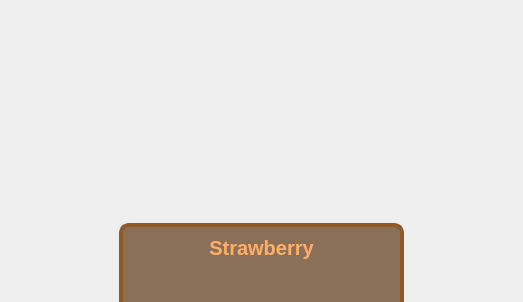
<?xml version="1.0" encoding="UTF-8"?>
<ui version="4.0">
 <class>VisualizationOverlay</class>
 <widget class="QWidget" name="VisualizationOverlay">
  <property name="geometry">
   <rect>
    <x>0</x>
    <y>0</y>
    <width>523</width>
    <height>302</height>
   </rect>
  </property>
  <property name="windowTitle">
   <string>Form</string>
  </property>
  <property name="styleSheet">
   <string notr="true">VisualizationOverlay {
  background-color: transparent;
}

#frame {
  background-color: rgba(96, 59, 25, 70%);
  border-top-left-radius: 10px;
  border-top-right-radius: 10px;
  border-color: rgba(145, 89, 38, 100%);
  border-width: 4px 4px 0px 4px;
  border-style: solid;
}

#song_title {
  font-weight: bold;
  font-size: 20px;
  color: #feae65;
}

QToolButton {
  background: transparent;
  border: none;
}</string>
  </property>
  <layout class="QVBoxLayout" name="verticalLayout_2">
   <property name="margin">
    <number>0</number>
   </property>
   <item>
    <spacer name="verticalSpacer">
     <property name="orientation">
      <enum>Qt::Vertical</enum>
     </property>
     <property name="sizeHint" stdset="0">
      <size>
       <width>20</width>
       <height>210</height>
      </size>
     </property>
    </spacer>
   </item>
   <item>
    <layout class="QHBoxLayout" name="horizontalLayout_3">
     <item>
      <spacer name="horizontalSpacer">
       <property name="orientation">
        <enum>Qt::Horizontal</enum>
       </property>
       <property name="sizeHint" stdset="0">
        <size>
         <width>40</width>
         <height>20</height>
        </size>
       </property>
      </spacer>
     </item>
     <item>
      <widget class="QFrame" name="frame">
       <property name="frameShape">
        <enum>QFrame::StyledPanel</enum>
       </property>
       <property name="frameShadow">
        <enum>QFrame::Raised</enum>
       </property>
       <layout class="QVBoxLayout" name="verticalLayout">
        <item>
         <widget class="QLabel" name="song_title">
          <property name="text">
           <string>Strawberry</string>
          </property>
          <property name="alignment">
           <set>Qt::AlignCenter</set>
          </property>
         </widget>
        </item>
        <item>
         <layout class="QHBoxLayout" name="horizontalLayout_2">
          <item>
           <spacer name="horizontalSpacer_5">
            <property name="orientation">
             <enum>Qt::Horizontal</enum>
            </property>
            <property name="sizeType">
             <enum>QSizePolicy::Preferred</enum>
            </property>
            <property name="sizeHint" stdset="0">
             <size>
              <width>40</width>
              <height>20</height>
             </size>
            </property>
           </spacer>
          </item>
          <item>
           <widget class="QWidget" name="widget" native="true">
            <property name="sizePolicy">
             <sizepolicy hsizetype="Maximum" vsizetype="Preferred">
              <horstretch>0</horstretch>
              <verstretch>0</verstretch>
             </sizepolicy>
            </property>
            <layout class="QHBoxLayout" name="horizontalLayout">
             <property name="margin">
              <number>0</number>
             </property>
             <item>
              <widget class="QToolButton" name="previous">
               <property name="iconSize">
                <size>
                 <width>24</width>
                 <height>24</height>
                </size>
               </property>
              </widget>
             </item>
             <item>
              <widget class="QToolButton" name="play_pause">
               <property name="iconSize">
                <size>
                 <width>24</width>
                 <height>24</height>
                </size>
               </property>
              </widget>
             </item>
             <item>
              <widget class="QToolButton" name="stop">
               <property name="iconSize">
                <size>
                 <width>24</width>
                 <height>24</height>
                </size>
               </property>
              </widget>
             </item>
             <item>
              <widget class="QToolButton" name="next">
               <property name="iconSize">
                <size>
                 <width>24</width>
                 <height>24</height>
                </size>
               </property>
              </widget>
             </item>
             <item>
              <spacer name="horizontalSpacer_3">
               <property name="orientation">
                <enum>Qt::Horizontal</enum>
               </property>
               <property name="sizeType">
                <enum>QSizePolicy::Fixed</enum>
               </property>
               <property name="sizeHint" stdset="0">
                <size>
                 <width>20</width>
                 <height>13</height>
                </size>
               </property>
              </spacer>
             </item>
             <item>
              <widget class="QToolButton" name="settings">
               <property name="toolTip">
                <string>Visualizations Settings</string>
               </property>
               <property name="iconSize">
                <size>
                 <width>24</width>
                 <height>24</height>
                </size>
               </property>
              </widget>
             </item>
            </layout>
           </widget>
          </item>
          <item>
           <spacer name="horizontalSpacer_4">
            <property name="orientation">
             <enum>Qt::Horizontal</enum>
            </property>
            <property name="sizeType">
             <enum>QSizePolicy::Preferred</enum>
            </property>
            <property name="sizeHint" stdset="0">
             <size>
              <width>40</width>
              <height>20</height>
             </size>
            </property>
           </spacer>
          </item>
         </layout>
        </item>
       </layout>
      </widget>
     </item>
     <item>
      <spacer name="horizontalSpacer_2">
       <property name="orientation">
        <enum>Qt::Horizontal</enum>
       </property>
       <property name="sizeHint" stdset="0">
        <size>
         <width>40</width>
         <height>20</height>
        </size>
       </property>
      </spacer>
     </item>
    </layout>
   </item>
  </layout>
 </widget>
 <resources/>
 <connections/>
</ui>
